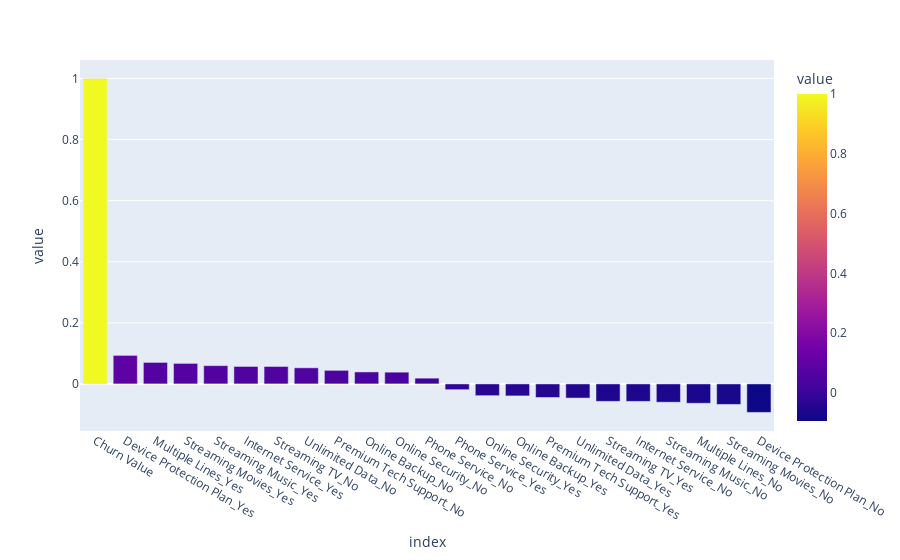

This figure's notebook cell:
### Code cell
fig = px.bar(df_dummies.corr()['Churn Value'].sort_values(ascending = False), 
             color = 'value')
fig.show()

### Figure 1 — Plotly figure (JSON) as saved in the notebook; plotly's stock layout.template omitted (floating-point values rounded to 4 significant figures)
{"data": [{"alignmentgroup": "True", "hovertemplate": "index=%{x}<br>value=%{marker.color}<extra></extra>", "legendgroup": "", "marker": {"color": [1, 0.09341, 0.07041, 0.0672, 0.05988, 0.05727, 0.05716, 0.05279, 0.04446, 0.03926, 0.03847, 0.01888, -0.01888, -0.03847, -0.03926, -0.04446, -0.04629, -0.05716, -0.05727, -0.05988, -0.06332, -0.0672, -0.09341], "coloraxis": "coloraxis", "pattern": {"shape": ""}}, "name": "", "offsetgroup": "", "orientation": "v", "showlegend": false, "textposition": "auto", "type": "bar", "x": ["Churn Value", "Device Protection Plan_Yes", "Multiple Lines_Yes", "Streaming Movies_Yes", "Streaming Music_Yes", "Internet Service_Yes", "Streaming TV_No", "Unlimited Data_No", "Premium Tech Support_No", "Online Backup_No", "Online Security_No", "Phone Service_No", "Phone Service_Yes", "Online Security_Yes", "Online Backup_Yes", "Premium Tech Support_Yes", "Unlimited Data_Yes", "Streaming TV_Yes", "Internet Service_No", "Streaming Music_No", "Multiple Lines_No", "Streaming Movies_No", "Device Protection Plan_No"], "xaxis": "x", "y": [1, 0.09341, 0.07041, 0.0672, 0.05988, 0.05727, 0.05716, 0.05279, 0.04446, 0.03926, 0.03847, 0.01888, -0.01888, -0.03847, -0.03926, -0.04446, -0.04629, -0.05716, -0.05727, -0.05988, -0.06332, -0.0672, -0.09341], "yaxis": "y"}], "layout": {"autosize": true, "barmode": "relative", "coloraxis": {"colorbar": {"title": {"text": "value"}}, "colorscale": [[0, "#0d0887"], [0.1111, "#46039f"], [0.2222, "#7201a8"], [0.3333, "#9c179e"], [0.4444, "#bd3786"], [0.5556, "#d8576b"], [0.6667, "#ed7953"], [0.7778, "#fb9f3a"], [0.8889, "#fdca26"], [1, "#f0f921"]]}, "legend": {"tracegroupgap": 0}, "margin": {"t": 60}, "xaxis": {"anchor": "y", "autorange": true, "domain": [0, 1], "range": [-0.5, 22.5], "title": {"text": "index"}, "type": "category"}, "yaxis": {"anchor": "x", "autorange": true, "domain": [0, 1], "range": [-0.1542, 1.061], "title": {"text": "value"}, "type": "linear"}}}
